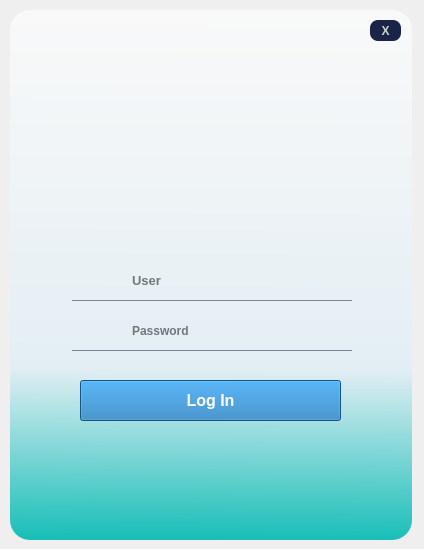
<?xml version="1.0" encoding="UTF-8"?>
<ui version="4.0">
 <class>MainWindow</class>
 <widget class="QMainWindow" name="MainWindow">
  <property name="geometry">
   <rect>
    <x>0</x>
    <y>0</y>
    <width>424</width>
    <height>549</height>
   </rect>
  </property>
  <property name="windowTitle">
   <string>MainWindow</string>
  </property>
  <widget class="QWidget" name="centralwidget">
   <widget class="QFrame" name="dropShadowFrame">
    <property name="geometry">
     <rect>
      <x>10</x>
      <y>10</y>
      <width>402</width>
      <height>530</height>
     </rect>
    </property>
    <property name="styleSheet">
     <string notr="true">QFrame {	
	background-color: qlineargradient(spread:pad, x1:0.522727, y1:1, x2:0.528, y2:0, stop:0 rgba(24, 190, 183, 255), stop:0.323864 rgba(227, 238, 244, 255), stop:1 rgba(249, 249, 249, 255));

	color: rgb(220, 220, 220);
	border-radius: 20px;
}</string>
    </property>
    <property name="frameShape">
     <enum>QFrame::StyledPanel</enum>
    </property>
    <property name="frameShadow">
     <enum>QFrame::Raised</enum>
    </property>
    <widget class="QPushButton" name="button_login">
     <property name="enabled">
      <bool>true</bool>
     </property>
     <property name="geometry">
      <rect>
       <x>70</x>
       <y>370</y>
       <width>261</width>
       <height>41</height>
      </rect>
     </property>
     <property name="font">
      <font>
       <pointsize>12</pointsize>
       <bold>true</bold>
      </font>
     </property>
     <property name="cursor">
      <cursorShape>ArrowCursor</cursorShape>
     </property>
     <property name="mouseTracking">
      <bool>true</bool>
     </property>
     <property name="toolTip">
      <string/>
     </property>
     <property name="layoutDirection">
      <enum>Qt::LeftToRight</enum>
     </property>
     <property name="autoFillBackground">
      <bool>false</bool>
     </property>
     <property name="styleSheet">
      <string notr="true">QPushButton {
	background-color: rgb(27, 117, 183);
	text-align: center;
	color: white;
}
QPushButton:hover {
	background-color: rgb(24, 190, 183);
}
QPushButton:pressed {
	background-color: rgb(15, 68, 106);
}</string>
     </property>
     <property name="text">
      <string>Log In</string>
     </property>
     <property name="checkable">
      <bool>false</bool>
     </property>
     <property name="autoRepeat">
      <bool>false</bool>
     </property>
     <property name="autoExclusive">
      <bool>false</bool>
     </property>
     <property name="autoDefault">
      <bool>true</bool>
     </property>
     <property name="default">
      <bool>false</bool>
     </property>
     <property name="flat">
      <bool>false</bool>
     </property>
    </widget>
    <widget class="QLineEdit" name="text_password">
     <property name="enabled">
      <bool>true</bool>
     </property>
     <property name="geometry">
      <rect>
       <x>120</x>
       <y>310</y>
       <width>191</width>
       <height>21</height>
      </rect>
     </property>
     <property name="font">
      <font>
       <family>MS Shell Dlg 2</family>
       <pointsize>9</pointsize>
       <bold>true</bold>
      </font>
     </property>
     <property name="acceptDrops">
      <bool>true</bool>
     </property>
     <property name="autoFillBackground">
      <bool>false</bool>
     </property>
     <property name="styleSheet">
      <string notr="true">background-color: rgba(0, 0, 0, 0);
color: black;</string>
     </property>
     <property name="inputMethodHints">
      <set>Qt::ImhHiddenText|Qt::ImhNoAutoUppercase|Qt::ImhNoPredictiveText|Qt::ImhSensitiveData</set>
     </property>
     <property name="inputMask">
      <string/>
     </property>
     <property name="text">
      <string/>
     </property>
     <property name="frame">
      <bool>false</bool>
     </property>
     <property name="echoMode">
      <enum>QLineEdit::Password</enum>
     </property>
     <property name="alignment">
      <set>Qt::AlignLeading|Qt::AlignLeft|Qt::AlignVCenter</set>
     </property>
     <property name="dragEnabled">
      <bool>false</bool>
     </property>
     <property name="readOnly">
      <bool>false</bool>
     </property>
     <property name="placeholderText">
      <string>Password</string>
     </property>
     <property name="clearButtonEnabled">
      <bool>true</bool>
     </property>
    </widget>
    <widget class="Line" name="line_password">
     <property name="geometry">
      <rect>
       <x>62</x>
       <y>340</y>
       <width>280</width>
       <height>1</height>
      </rect>
     </property>
     <property name="layoutDirection">
      <enum>Qt::LeftToRight</enum>
     </property>
     <property name="styleSheet">
      <string notr="true">background-color: rgb(130, 127, 148);</string>
     </property>
     <property name="frameShadow">
      <enum>QFrame::Raised</enum>
     </property>
     <property name="orientation">
      <enum>Qt::Horizontal</enum>
     </property>
    </widget>
    <widget class="Line" name="line_username">
     <property name="geometry">
      <rect>
       <x>62</x>
       <y>290</y>
       <width>280</width>
       <height>1</height>
      </rect>
     </property>
     <property name="layoutDirection">
      <enum>Qt::LeftToRight</enum>
     </property>
     <property name="styleSheet">
      <string notr="true">background-color: rgb(130, 127, 148);</string>
     </property>
     <property name="frameShadow">
      <enum>QFrame::Raised</enum>
     </property>
     <property name="orientation">
      <enum>Qt::Horizontal</enum>
     </property>
    </widget>
    <widget class="QLineEdit" name="text_username">
     <property name="enabled">
      <bool>true</bool>
     </property>
     <property name="geometry">
      <rect>
       <x>120</x>
       <y>260</y>
       <width>191</width>
       <height>21</height>
      </rect>
     </property>
     <property name="font">
      <font>
       <family>MS Shell Dlg 2</family>
       <pointsize>10</pointsize>
       <italic>false</italic>
       <bold>true</bold>
      </font>
     </property>
     <property name="acceptDrops">
      <bool>true</bool>
     </property>
     <property name="autoFillBackground">
      <bool>false</bool>
     </property>
     <property name="styleSheet">
      <string notr="true">background-color: rgba(0, 0, 0, 0);
color: black;</string>
     </property>
     <property name="inputMethodHints">
      <set>Qt::ImhNone</set>
     </property>
     <property name="inputMask">
      <string/>
     </property>
     <property name="text">
      <string/>
     </property>
     <property name="frame">
      <bool>false</bool>
     </property>
     <property name="echoMode">
      <enum>QLineEdit::Normal</enum>
     </property>
     <property name="alignment">
      <set>Qt::AlignLeading|Qt::AlignLeft|Qt::AlignVCenter</set>
     </property>
     <property name="dragEnabled">
      <bool>false</bool>
     </property>
     <property name="readOnly">
      <bool>false</bool>
     </property>
     <property name="placeholderText">
      <string>User</string>
     </property>
     <property name="clearButtonEnabled">
      <bool>false</bool>
     </property>
    </widget>
    <widget class="QWidget" name="horizontalLayoutWidget">
     <property name="geometry">
      <rect>
       <x>30</x>
       <y>50</y>
       <width>341</width>
       <height>141</height>
      </rect>
     </property>
     <layout class="QHBoxLayout" name="horizontalLayout">
      <item>
       <widget class="QLabel" name="img_Logo">
        <property name="layoutDirection">
         <enum>Qt::LeftToRight</enum>
        </property>
        <property name="styleSheet">
         <string notr="true">image: url(:/icons/assets/Logo.png);
background-color: rgba(255, 255, 255, 0);</string>
        </property>
        <property name="text">
         <string/>
        </property>
        <property name="alignment">
         <set>Qt::AlignCenter</set>
        </property>
       </widget>
      </item>
     </layout>
    </widget>
    <widget class="QLabel" name="icon_user">
     <property name="geometry">
      <rect>
       <x>70</x>
       <y>260</y>
       <width>31</width>
       <height>21</height>
      </rect>
     </property>
     <property name="styleSheet">
      <string notr="true">image: url(:/icons/assets/user-black.png);
background-color: rgba(255, 255, 255, 0);</string>
     </property>
     <property name="text">
      <string/>
     </property>
    </widget>
    <widget class="QLabel" name="icon_lock">
     <property name="geometry">
      <rect>
       <x>70</x>
       <y>310</y>
       <width>31</width>
       <height>21</height>
      </rect>
     </property>
     <property name="styleSheet">
      <string notr="true">image: url(:/icons/assets/lock-black.png);
background-color: rgba(255, 255, 255, 0);</string>
     </property>
     <property name="text">
      <string/>
     </property>
    </widget>
    <widget class="QPushButton" name="button_close">
     <property name="geometry">
      <rect>
       <x>360</x>
       <y>10</y>
       <width>31</width>
       <height>21</height>
      </rect>
     </property>
     <property name="font">
      <font>
       <bold>true</bold>
      </font>
     </property>
     <property name="styleSheet">
      <string notr="true">QPushButton {
   border:none;
   border-radius:8px;
   background-color: rgb(25,36,71);
   color: rgb(208, 208, 208);

}
QPushButton:hover {
	background-color: rgb(24, 190, 183);
}
QPushButton:pressed {
	background-color: rgb(15, 68, 106);
}</string>
     </property>
     <property name="text">
      <string>X</string>
     </property>
    </widget>
   </widget>
  </widget>
 </widget>
 <resources>
  <include location="src.qrc"/>
 </resources>
 <connections/>
</ui>
